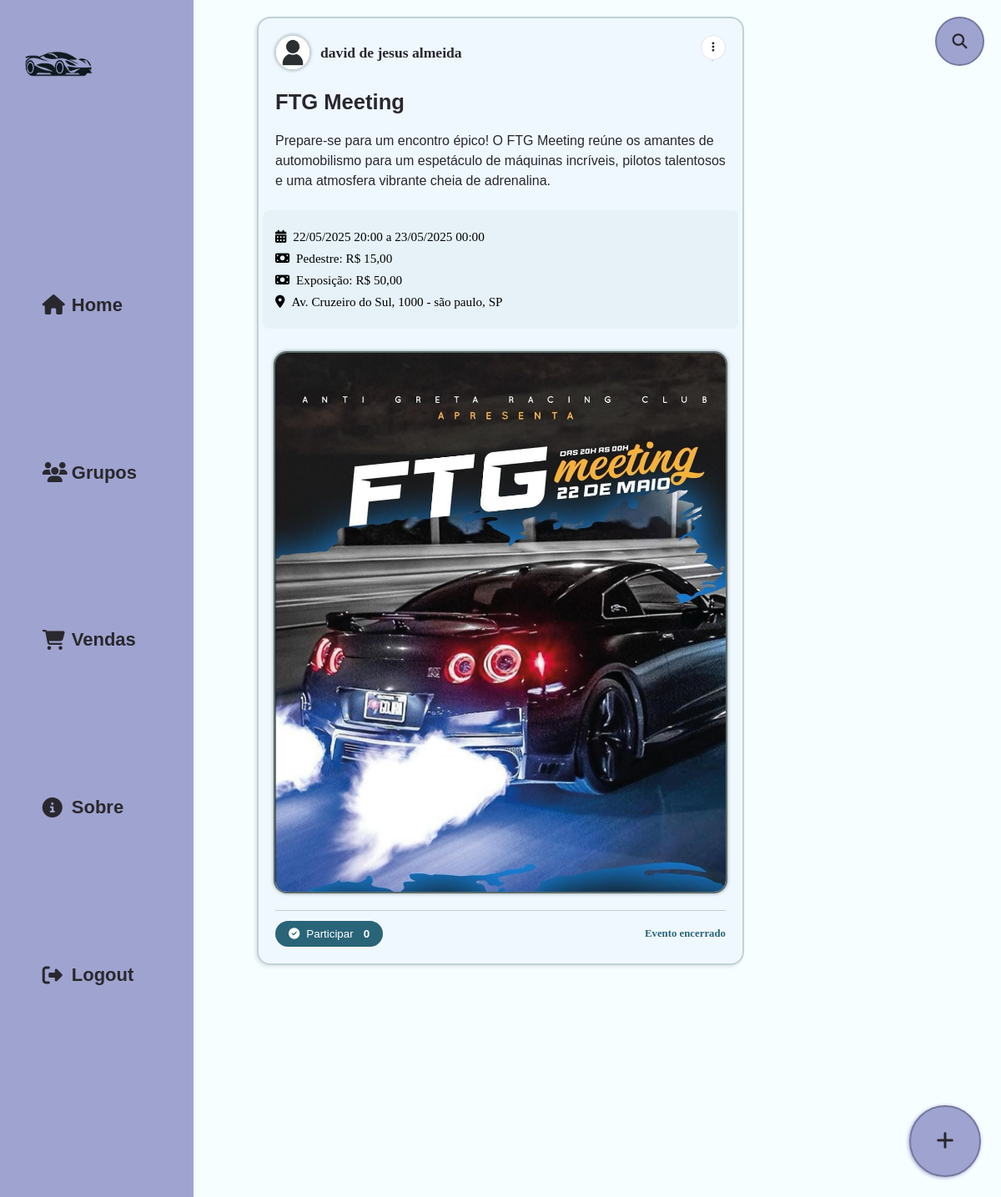
/index.php (signed in), run on the app's committed database.
### tables this page shows
CREATE TABLE `tb_evento` (
  `id_evento` int(11) NOT NULL,
  `nome_evento` varchar(50) NOT NULL,
  `img_evento` varchar(36) DEFAULT NULL,
  `descricao_evento` varchar(500) NOT NULL,
  `data_post` timestamp NOT NULL DEFAULT current_timestamp(),
  `data_inicio_evento` datetime NOT NULL,
  `data_termino_evento` datetime DEFAULT NULL,
  `valor_pedestre` varchar(10) NOT NULL,
  `valor_exposicao` varchar(10) NOT NULL,
  `rua_evento` varchar(32) NOT NULL,
  `numero_evento` varchar(5) NOT NULL,
  `cidade_evento` varchar(35) NOT NULL,
  `estado_evento` varchar(2) NOT NULL,
  `fk_id_criador` int(11) NOT NULL
);

CREATE TABLE `tb_user` (
  `id_user` int(11) NOT NULL,
  `nome_user` varchar(50) NOT NULL,
  `sobrenome_user` varchar(50) DEFAULT NULL,
  `img_user` varchar(36) DEFAULT NULL,
  `data_nasc_user` date DEFAULT NULL,
  `telefone_user` varchar(15) DEFAULT NULL,
  `cpf_user` varchar(14) DEFAULT NULL,
  `email_user` varchar(100) NOT NULL,
  `senha_user` varchar(60) NOT NULL
);

### includes/funcoes.php (called while the page is built, shortened)
<?php
class MeetCarFunctions {
    private $conn;
    public function __construct() {
        $this->conn = new mysqli('localhost', 'root', '', 'db_meetcar');
        try {
            $this->pdo = new PDO('mysql:host=localhost;dbname=db_meetcar;charset=utf8mb4', 'root', '');
        } catch (PDOException $e) {
            die("PDO Connection failed: " . $e->getMessage());
        }
    }
    public function buscarEventos($userId = null) {
        $sql = "SELECT e.*, u.nome_user, u.sobrenome_user, u.img_user,
                (SELECT COUNT(*) FROM evento_user WHERE fk_id_evento = e.id_evento) as participantes_count,
                (SELECT EXISTS(SELECT 1 FROM evento_user WHERE fk_id_evento = e.id_evento AND fk_id_user = ?)) as user_participando
                FROM tb_evento e
                JOIN tb_user u ON e.fk_id_criador = u.id_user
                ORDER BY e.data_inicio_evento ASC";
        $stmt = $this->conn->prepare($sql);
        $stmt->bind_param("i", $userId);
        $stmt->execute();
        $result = $stmt->get_result();
        $eventos = array();
        while($row = $result->fetch_assoc()) {
            $eventos[] = $row;
        }
        return $eventos;
    }
    public function formatarDataEventoSimples($dataInicio, $dataTermino = null) {
        $inicio = new DateTime($dataInicio);
        $formatado = $inicio->format('d/m/Y H:i');
        if ($dataTermino) {
            $termino = new DateTime($dataTermino);
            if ($inicio->format('Y-m-d') === $termino->format('Y-m-d')) {
                $formatado .= ' - ' . $termino->format('H:i');
            } else {
                $formatado .= ' a ' . $termino->format('d/m/Y H:i');
            }
        }
        return $formatado;
    }
    public function tempoParaEvento($dataEvento) {
        $agora = new DateTime();
        $dataEvento = new DateTime($dataEvento);
        if ($dataEvento < $agora) {
            return 'Evento encerrado';
        }
    }
}
?>

### includes/eventos.php (the view, shortened to what this page needs)
<div class="evento" data-id="<?= $evento['id_evento'] ?>">
    <div class="e-superior">
        <div class="e-identifica">
            <img src="./assets/images/users/<?php echo !empty($evento['img_user']) ? htmlspecialchars($evento['img_user']) : 'user_padrao.jpg'; ?>" class="e-fotinha">
            <div>
                <p class="e-nome">
                    <?php echo htmlspecialchars($evento['nome_user'] . ' ' . $evento['sobrenome_user']); ?>
                </p>
            </div>
        </div>
        <div class="superior-direita">
            <button class="mais"><i class="fas fa-ellipsis-v"></i></button>
            <div class="pop-mais">
            </div>
        </div>
    </div>
    <div class="e-centro">
        <h3 class="e-titulo"><?php echo htmlspecialchars($evento['nome_evento']); ?></h3>
        <p class="e-texto"><?php echo htmlspecialchars($evento['descricao_evento']); ?></p>
        <div class="e-info">
            <div class="e-divisa">
                <i class="fas fa-calendar-alt"></i>
                <span>
                    <?php
                    echo $meetcar->formatarDataEventoSimples(
                        $evento['data_inicio_evento'],
                        $evento['data_termino_evento']
                    );
                    ?>
                </span>
            </div>
            <div class="e-divisa">
                <i class="fas fa-money-bill"></i>
                <span>Pedestre: <?php if ($evento['valor_pedestre'] === '0') {
                    echo "gratis";
                } else {
                    echo "R$ " . htmlspecialchars($evento['valor_pedestre']);
                } ?></span>
            </div>
            <div class="e-divisa">
                <i class="fas fa-money-bill"></i>
                <span>Exposição: <?php if ($evento['valor_exposicao'] === '0') {
                    echo "gratis";
                } else {
                    echo "R$ " . htmlspecialchars($evento['valor_exposicao']);
                } ?></span>
            </div>
            <div class="e-divisa">
                <i class="fas fa-location-dot"></i>
                <label><?php echo htmlspecialchars($evento['rua_evento']) . ", " . htmlspecialchars($evento['numero_evento']) . " - " . htmlspecialchars($evento['cidade_evento']) . ", " . htmlspecialchars($evento['estado_evento']) ?></label>
            </div>
        </div>
        <?php if (!empty($evento['img_evento'])): ?>
        <img src="./assets/images/events/<?php echo htmlspecialchars($evento['img_evento']); ?>" class="p-img" loading="lazy">
        <?php endif; ?>
    </div>
    <div class="e-inferior">
        <div class="inferior-esquerda">
            <button class="e-participar <?= $evento['user_participando'] ? 'inscrito' : '' ?>"
                    data-evento-id="<?= $evento['id_evento'] ?>"
                    data-user-participando="<?= $evento['user_participando'] ? '1' : '0' ?>">
                <i class="fas fa-check-circle"></i>
                <span>Participar</span>
                <span class="participantes-count"><?= $evento['participantes_count'] ?></span>
            </button>
        </div>
        <div class="inferior-direita">
            <span class="e-tempo">
                <?= $meetcar->tempoParaEvento($evento['data_inicio_evento']) ?>
            </span>
        </div>
    </div>
</div>

### index.php (shortened to what this page needs)
<!DOCTYPE html>
<?php
require_once('includes/funcoes.php');
require_once('includes/search-box.php');
$meetcar = new MeetCarFunctions();
?>
<html lang="pt-br">
  <head>
    <link rel="stylesheet" href="assets/css/styles.css">
  </head>
  <body>
    <div class="geral">
      <main class="hero">
        <?php require_once('includes/feed.php'); ?>
      </main>
      <?php require_once('includes/navbar.php'); ?>
    </div>
    <?php require_once('includes/criacao.php'); ?>
  </body>
</html>

### includes/search-box.php (shortened to what this page needs)
<form action="search.php" method="get" class="search-box" autocomplete="off">
    <button type="submit" class="search-btn">
      <i class="fas fa-search"></i>
    </button>
</form>

### includes/feed.php (shortened to what this page needs)
<?php
$userId = $_SESSION['user_id'] ?? null;
$eventos = $meetcar->buscarEventos($userId);
$conteudos = [];
foreach ($eventos as $evento) {
    $conteudos[] = [
        'tipo' => 'evento',
        'data' => $evento['data_post'],
        'dados' => $evento
    ];
}
usort($conteudos, function($a, $b) {
    return strtotime($b['data']) - strtotime($a['data']);
});
?>
<div class="feed-container">
    <?php foreach ($conteudos as $item): ?>
        <?php if ($item['tipo'] === 'post'):
            $post = $item['dados']; ?>
            <?php include_once('includes/posts.php'); ?>
        <?php else:
            $evento = $item['dados']; ?>
            <?php include_once('includes/eventos.php') ?>
        <?php endif; ?>
    <?php endforeach; ?>
</div>

### includes/navbar.php
<head>
    <link rel="stylesheet" href="assets/css/styles.css">
</head>
<header class="header">
    <nav class="nav">
    <div class="nav-list">
        <a href="index.php" class="icon-list"><i class="fas fa-home"></i></a>
        <a href="#" class="icon-list"><i class="fas fa-users"></i></a>
        <a href="#" class="icon-list"><i class="fas fa-shopping-cart"></i></a>
        <a href="#" class="icon-list"><i class="fas fa-info-circle"></i></a>
        <a href="banco/logout.php" class="icon-list"><i class="fas fa-sign-out-alt"></i></a>
    </div>
    <ul class="nav-list">
        <img src="assets/images/logo.png" alt="logotipo de um carro" class="logo">
        <li><a href="index.php" class="letter-list">Home</a></li>
        <li><a href="grupo.php" class="letter-list">Grupos</a></li>
        <li><a href="#" class="letter-list">Vendas</a></li>
        <li><a href="#" class="letter-list">Sobre</a></li>
        <li><a href="banco/logout.php" class="letter-list">Logout</a></li>
    </ul>
      </nav>
    </header>

### includes/criacao.php (shortened to what this page needs)
<div class="criacao">
    <button class="criar"><i class="fas fa-plus"></i></button>
</div>

### data on the page
tb_evento: fk_id_criador.img_user (picture), fk_id_criador.sobrenome_user "david de jesus almeida", nome_evento "FTG Meeting", descricao_evento "Prepare-se para um encontro épico! O FTG Meeting reúne os amantes de automobilismo para um espetáculo de máquinas incríveis, pilotos talentosos e uma atmosfera vibrante cheia de adrenalina.", data_inicio_evento+data_termino_evento "22/05/2025 20:00 a 23/05/2025 00:00", valor_pedestre "15,00", valor_exposicao "50,00", rua_evento "Av. Cruzeiro do Sul", numero_evento "1000", cidade_evento "são paulo", estado_evento "SP", img_evento (picture), participantes_count "0", data_inicio_evento "Evento encerrado"
